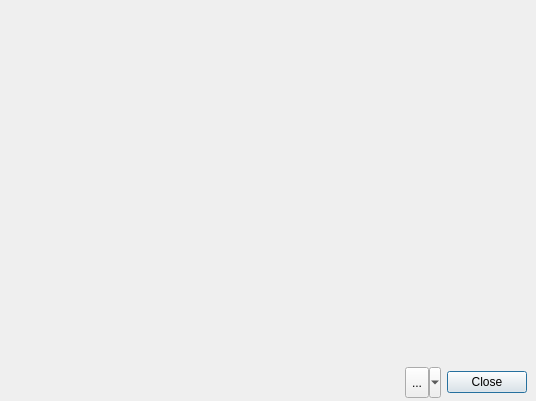
<?xml version="1.0" encoding="UTF-8"?>
<ui version="4.0">
 <class>QgsExpressionSelectionDialogBase</class>
 <widget class="QDialog" name="QgsExpressionSelectionDialogBase">
  <property name="geometry">
   <rect>
    <x>0</x>
    <y>0</y>
    <width>536</width>
    <height>401</height>
   </rect>
  </property>
  <property name="windowTitle">
   <string>Select By Expression</string>
  </property>
  <layout class="QGridLayout" name="gridLayout">
   <property name="margin">
    <number>3</number>
   </property>
   <item row="1" column="0">
    <spacer name="horizontalSpacer">
     <property name="orientation">
      <enum>Qt::Horizontal</enum>
     </property>
     <property name="sizeHint" stdset="0">
      <size>
       <width>40</width>
       <height>20</height>
      </size>
     </property>
    </spacer>
   </item>
   <item row="1" column="2">
    <widget class="QPushButton" name="mPbnClose">
     <property name="text">
      <string>Close</string>
     </property>
    </widget>
   </item>
   <item row="1" column="1">
    <widget class="QToolButton" name="mButtonSelect">
     <property name="minimumSize">
      <size>
       <width>0</width>
       <height>31</height>
      </size>
     </property>
     <property name="text">
      <string>...</string>
     </property>
     <property name="popupMode">
      <enum>QToolButton::MenuButtonPopup</enum>
     </property>
     <property name="toolButtonStyle">
      <enum>Qt::ToolButtonTextBesideIcon</enum>
     </property>
    </widget>
   </item>
   <item row="0" column="0" colspan="4">
    <widget class="QgsExpressionBuilderWidget" name="mExpressionBuilder" native="true"/>
   </item>
  </layout>
  <action name="mActionSelect">
   <property name="text">
    <string>Select</string>
   </property>
  </action>
  <action name="mActionAddToSelection">
   <property name="text">
    <string>Add to selection</string>
   </property>
  </action>
  <action name="mActionRemoveFromSelection">
   <property name="text">
    <string>Remove from selection</string>
   </property>
  </action>
  <action name="mActionSelectInstersect">
   <property name="text">
    <string>Select within selection</string>
   </property>
  </action>
 </widget>
 <customwidgets>
  <customwidget>
   <class>QgsExpressionBuilderWidget</class>
   <extends>QWidget</extends>
   <header>qgsexpressionbuilderwidget.h</header>
   <container>1</container>
  </customwidget>
 </customwidgets>
 <resources/>
 <connections/>
</ui>
